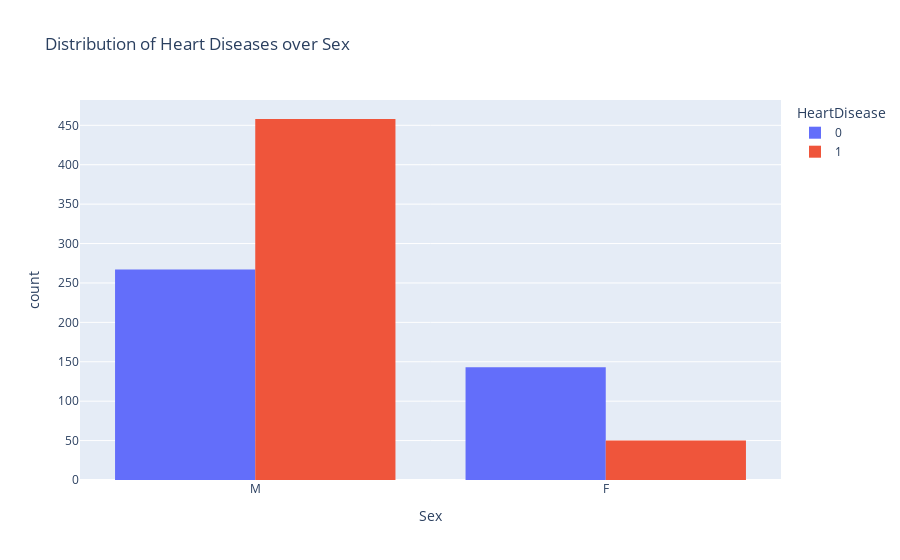

The code cell stored with this chart in its notebook:
### Markdown cell above
Here we can see that elder people are the most affected by heart disease and young ones are the least affected.

### Code cell
px.histogram(data_frame = df, x = 'Sex', color = 'HeartDisease', title="Distribution of Heart Diseases over Sex",barmode="group")

### Figure 1 — Plotly figure (JSON) as saved in the notebook; plotly's stock layout.template omitted (floating-point values rounded to 4 significant figures; data arrays with more than 128 entries replaced by an {"elided": "..."} marker saying what was removed)
{"data": [{"alignmentgroup": "True", "bingroup": "x", "hovertemplate": "HeartDisease=0<br>Sex=%{x}<br>count=%{y}<extra></extra>", "legendgroup": "0", "marker": {"color": "#636efa", "pattern": {"shape": ""}}, "name": "0", "offsetgroup": "0", "orientation": "v", "showlegend": true, "type": "histogram", "x": {"elided": "410 str values"}, "xaxis": "x", "yaxis": "y"}, {"alignmentgroup": "True", "bingroup": "x", "hovertemplate": "HeartDisease=1<br>Sex=%{x}<br>count=%{y}<extra></extra>", "legendgroup": "1", "marker": {"color": "#EF553B", "pattern": {"shape": ""}}, "name": "1", "offsetgroup": "1", "orientation": "v", "showlegend": true, "type": "histogram", "x": {"elided": "508 str values"}, "xaxis": "x", "yaxis": "y"}], "layout": {"barmode": "group", "legend": {"title": {"text": "HeartDisease"}, "tracegroupgap": 0}, "title": {"text": "Distribution of Heart Diseases over Sex"}, "xaxis": {"anchor": "y", "domain": [0, 1], "title": {"text": "Sex"}}, "yaxis": {"anchor": "x", "domain": [0, 1], "title": {"text": "count"}}}}
